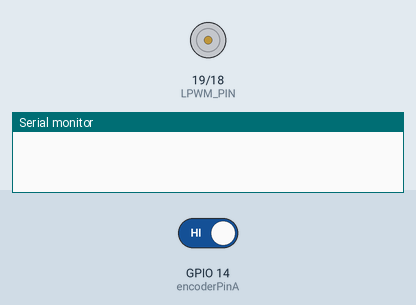
Bench run of a sketch on a simulated ESP32. Parts: motor-driver pin pairs drawn as motors (green arrow = first pin HIGH = forward, orange = second pin HIGH = backward, longer = more drive), the last lines printed to the serial monitor. The inputs (shaded band) are chosen by the test bench; at power-on: GPIO 14 (encoderPinA) HIGH.

Above: at 0.1 s.
At 2.1 s:
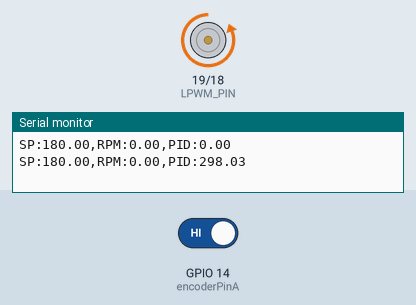
Timing chart, 0 to 3.6 s (numbered marks = the images above):
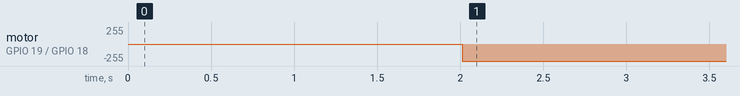

The sketch:

pid_controller_esp32.ino
```cpp
#define RPWM_PIN 18
#define LPWM_PIN 19


#define encoderPinA 14
#define encoderPinB 27

volatile long encoderCount = 0;
unsigned long previousTime = 0;
float ePrevious = 0;
float eIntegral = 0;

const float kp = 0.62;    // Proportional gain
const float kd = 0.04;    // Derivative gain
const float ki = 0.99;    // Integral gain
const float set_point_rpm = 180.0;

const int encoderPulsePerRevolution = 1172;
const unsigned long measurementInterval = 1000;

void setup() {
  Serial.begin(9600);  // Initialize serial communication

  pinMode(RPWM_PIN, OUTPUT);
  pinMode(LPWM_PIN, OUTPUT);
  pinMode(encoderPinA, INPUT_PULLUP);
  pinMode(encoderPinB, INPUT_PULLUP);

  attachInterrupt(digitalPinToInterrupt(encoderPinA), handleEncoder, RISING);  // Set up encoder interrupt

  previousTime = millis();  // Initialize previous time
}

void loop() {
  unsigned long currentTime = millis();
  if (currentTime - previousTime >= measurementInterval) {
    float current_rpm = calculateRPM();  // Calculate current RPM
    float u = pidController(set_point_rpm, kp, kd, ki, current_rpm);  // Calculate PID output

    // Limit the PID output
    float pwr = constrain(u, 0, 255);

    // If PID output is negative, reduce the speed
    if (u < 0) {
      pwr = constrain(255 + u, 0, 255); // Add the negative value to reduce speed
    }

    moveMotor(RPWM_PIN, LPWM_PIN, pwr, 1);  // Move motor forward

    // Send data in the correct format for the Serial Plotter
    Serial.print("SP:");  // SP: Set Point RPM
    Serial.print(set_point_rpm);
    Serial.print(",RPM:"); // RPM: Current RPM
    Serial.print(current_rpm);
    Serial.print(",PID:"); // PID: PID Output
    Serial.println(u);

    previousTime = currentTime;  // Update the time
  }

  delay(10);  // Reduce delay to make the loop faster
}

void handleEncoder() {
  if (digitalRead(encoderPinA) > digitalRead(encoderPinB)) {
    encoderCount++;  // Increment encoder count
  } else {
    encoderCount--;  // Decrement encoder count
  }
}

void moveMotor(int rpwmPin, int lpwmPin, int speed, int dir) {
  analogWrite(rpwmPin, speed);  // Set motor speed
  analogWrite(lpwmPin, 0);      // Ensure the other direction pin is low
}

float calculateRPM() {
  static long previousCount = 0;
  unsigned long elapsedTime = millis() - previousTime;

  // Skip RPM calculation if elapsed time is too short
  if (elapsedTime == 0) {
    return 0;
  }

  float rpm = ((encoderCount - previousCount) / (float)encoderPulsePerRevolution) * (60000.0 / elapsedTime);

  previousCount = encoderCount;  // Update previous count
  return rpm;
}

float pidController(float target_rpm, float kp, float kd, float ki, float current_rpm) {
  static unsigned long lastPIDTime = millis();
  unsigned long currentTime = millis();
  float deltaT = ((float)(currentTime - lastPIDTime)) / 1000.0;  // Time in seconds

  if (deltaT <= 0) {
    return 0;
  }

  float e = target_rpm - current_rpm;  // Error between setpoint and actual RPM
  float eDerivative = (e - ePrevious) / deltaT;  // Error derivative
  eIntegral += e * deltaT;  // Error integral

  // Anti-windup: limit the integral term
  eIntegral = constrain(eIntegral, -255, 255);

  float u = (kp * e) + (kd * eDerivative) + (ki * eIntegral);  // PID control output

  ePrevious = e;  // Update previous error
  lastPIDTime = currentTime;  // Update time

  return u;  // Return the PID output
}

float x_contrain(float value, float min, float max) {
  if (value > max) {
    value = max;  // Limit value to max
  } else if (value < max) {
    value = min;  // Limit value to min
  }
  return value;
}
```

Measured:
- by itself, motor on GPIO 19 (LPWM_PIN) / GPIO 18 (RPWM_PIN): stopped → backward 255/255 at 2.0 s
